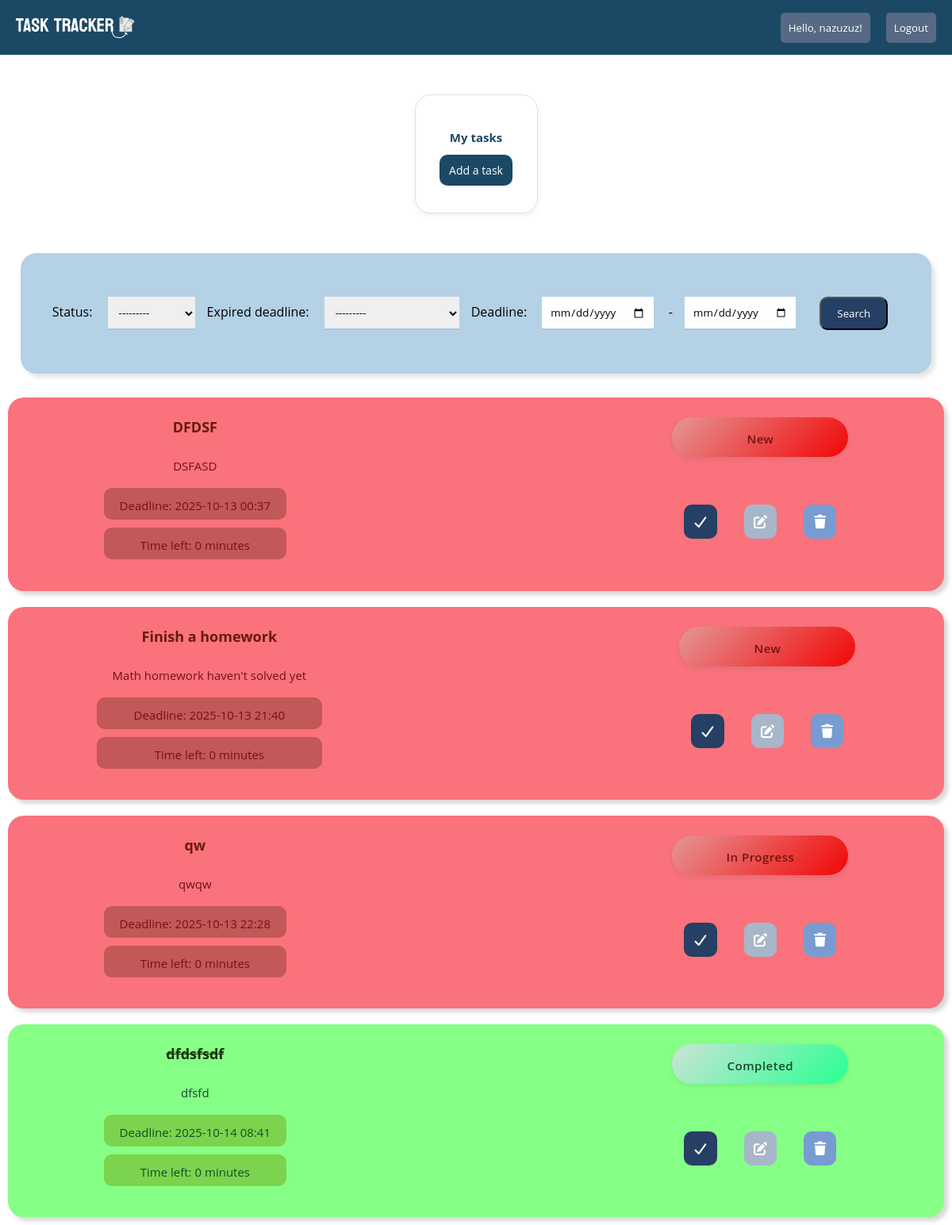
The page / (signed in) on the database as committed earlier.
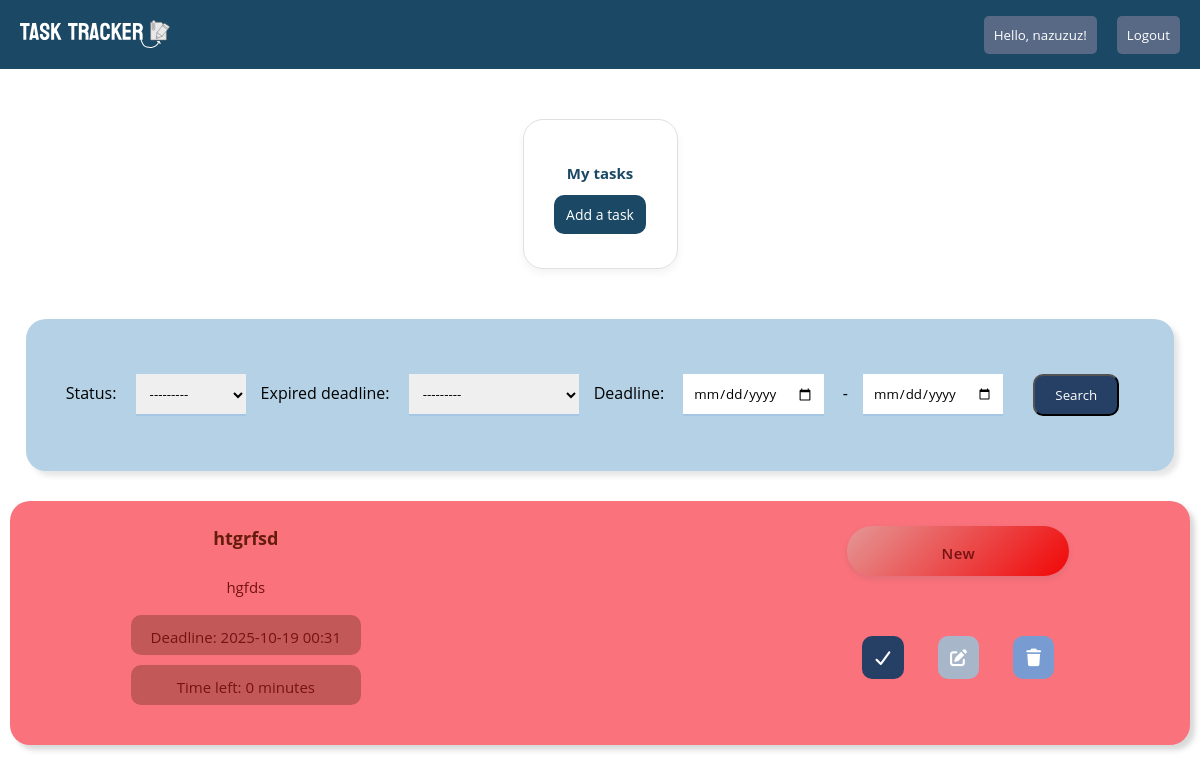
The same page on the database as committed later.
### todo/models.py (models this page shows, shortened)
class Task(models.Model):
    new_status="new"
    in_progress_status="in_progress"
    done_status="done"
    CHOICE_STATUS=[
        (new_status,"New"),
        (in_progress_status,"In progress"),
        (done_status,"Completed"),
    ]
    title=models.CharField(max_length=200)
    description=models.TextField(blank=True)
    deadline=models.DateTimeField()
    is_notified=models.BooleanField(default=False)
    status=models.CharField(max_length=20,choices=CHOICE_STATUS,default=new_status)
    created_at=models.DateTimeField(auto_now_add=True)
    user_owner=models.ForeignKey(User,on_delete=models.CASCADE)

### todo/views.py (the view)
# urls.py: 2. Add a URL to urlpatterns:  path('', views.home, name='home')
@login_required
def home(request):
    tasks=Task.objects.filter(user_owner=request.user).order_by("deadline")
    myfilter=TaskFilter(request.GET,queryset=tasks)
    tasks=myfilter.qs
    now=timezone.now()
    for task in tasks:
        if task.deadline<now:
            task.deadline_status="overdue"
        elif task.deadline-now <= timedelta(hours=24):
            task.deadline_status="inprogress"
        else:
            task.deadline_status="normal"
    return render(request,"todo_folder/home.html",{"tasks":tasks, "choice_status": Task.CHOICE_STATUS,"myfilter":myfilter,})

### todo/templates/todo_folder/home.html (shortened to what this page needs)
{% load static %}
<!DOCTYPE html>
<html lang="en">
<head>
    <link rel="stylesheet" href="{% static 'css/home.css' %}">
    <link rel="stylesheet" href="https://cdnjs.cloudflare.com/ajax/libs/font-awesome/7.0.1/css/all.min.css" />
</head>
<body>
    <nav>
        <div class="logo"><a href="{% url 'home' %}"><img class="logo_pic" src="{% static 'img/logo.svg' %}"></a></div>
        <ul class="nav-links">
            <button class="login1"><a href="{% url 'login' %}">Hello, {{request.user}}!</a></button>
            <button class="login1"><a href="{% url 'logout' %}">Logout</a></button>
        </ul>
    </nav>
    {% block content %}
    <div class="filter_and_tasks">
    <div class="main_container">
    <div class="buttons">
    <h3 class="text_main">My tasks</h3>
    <a class="add_tasks" href="{% url 'task_create' %}"> Add a task </a>
    </div>
</div>
<div class="main_box_for_filter">
<div class="box_for_filter">
    <form class="filtering" method="get">
    {{ myfilter.form.as_p }}
    <button class="submit_btn" type="submit">Search</button>
    </form>
</div>
</div>
</div>
    <ul>
        {% for task in tasks %}
        <div class="all">
       <div class="box
        {% if task.status == 'done' %}done
        {% elif task.deadline_status == 'overdue' %}overdue
        {% elif task.deadline_status == 'inprogress' %}inprogress
        {% endif %}">
        <table class="task-table">
        <div class="all_requirements">
            <div class="top-section">
            <p class="text1"><strong> {{task.title}}</strong></p>
            <p class="text">{{task.description}}</p>
            <div class="deadline-view">
            <p class="text">Deadline: {{ task.deadline|date:"Y-m-d H:i"}}<br></p>
            </div>
            <div class="time-view">
            <p class="text">Time left: {{ task.deadline|timeuntil }} </p>
            </div>
            <form action="{% url 'task_change_status' task.pk %}" method="POST">
                <option value="{{ key }}" {% if task.status == key %}selected="selected" {% endif %}>{{ label }}</option>
            </form>
        </div>
        </table>
        <div class="bottom-section">
          <div class="status-view">
            <p class="text">{{ task.get_status_display }}</p>
            </div>
            <div class="btns">
            <a class="done_btn" href="{%url 'task_mark_done' task.pk %}"><i class="fa-solid fa-check" ></i></a>
            <a class="update_btn" href="{% url 'task_update' task.pk %}"><i class="fa-solid fa-pen-to-square"></i></a>
            <a class="delete_btn" href="{% url 'task_delete' task.pk %}"><i class="fa-solid fa-trash"></i></a>
            </div>
        </div>
    </div>
    </div>
        {% empty %}
        <p class="no-text">No tasks have been submitted</p>
        {% endfor %}
    </ul>
    {% endblock %}
</body>
</html>

Rows that differ between the two databases and show on the page:
removed Task: title "DFDSF", description "DSFASD", deadline "2025-10-13 00:37", deadline "0 minutes", status "New"
removed Task: title "Finish a homework", description "Math homework haven't solved yet", deadline "2025-10-13 21:40", deadline "0 minutes", status "New"
removed Task: title "qw", description "qwqw", deadline "2025-10-13 22:28", deadline "0 minutes", status "In Progress"
removed Task: title "dfdsfsdf", description "dfsfd", deadline "2025-10-14 08:41", deadline "0 minutes", status "Completed"
added Task: title "htgrfsd", description "hgfds", deadline "2025-10-19 00:31", deadline "0 minutes", status "New"
